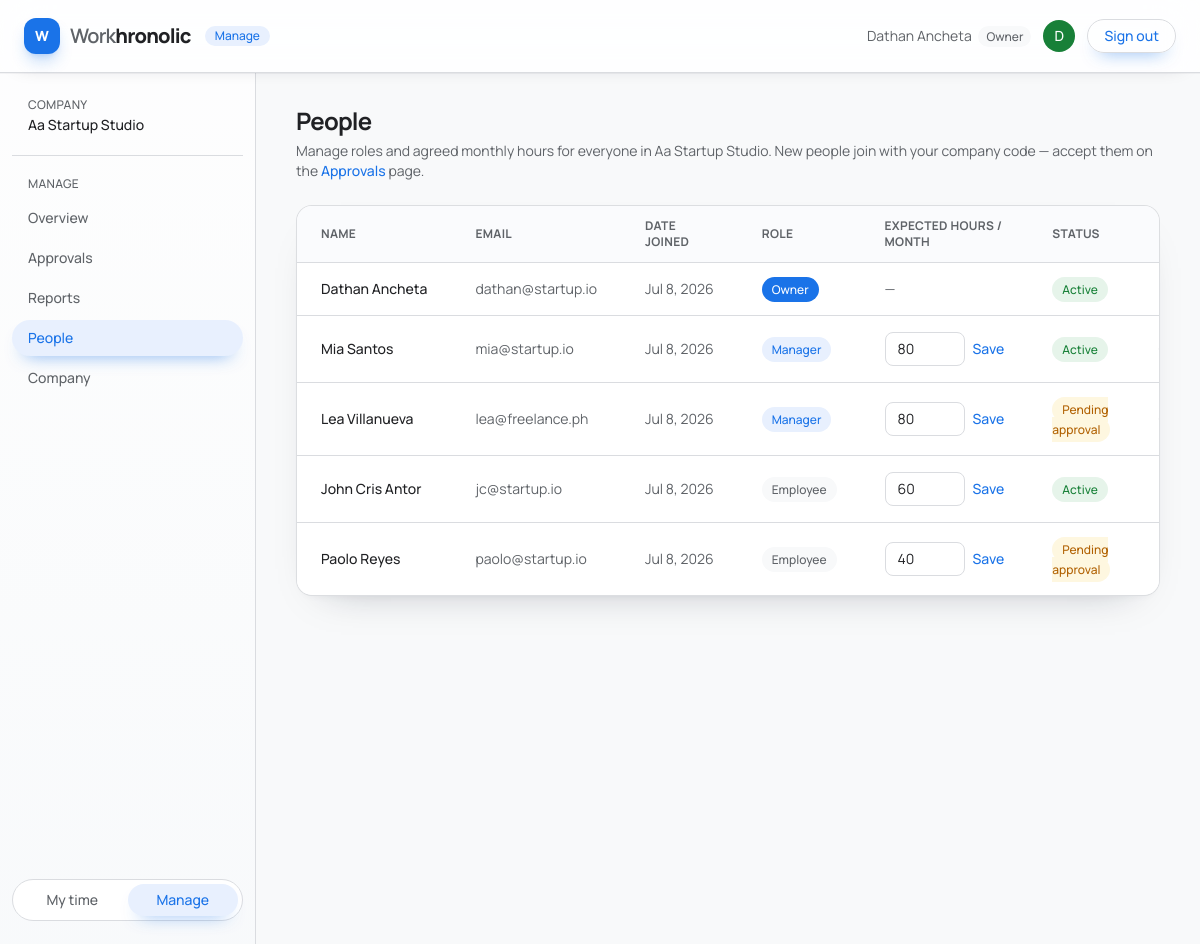
The page /admin/users.php (signed in) on the database its author committed.
### tables this page shows
CREATE TABLE users (
  id INT UNSIGNED AUTO_INCREMENT PRIMARY KEY,
  company_id INT UNSIGNED NOT NULL,
  name VARCHAR(120) NOT NULL,
  email VARCHAR(190) NOT NULL UNIQUE,
  password_hash VARCHAR(255) NOT NULL,
  role ENUM('owner', 'manager', 'employee') NOT NULL DEFAULT 'employee',
  status ENUM('active', 'pending', 'inactive') NOT NULL DEFAULT 'pending',
  expected_hours SMALLINT UNSIGNED NOT NULL DEFAULT 0,
  created_at TIMESTAMP NOT NULL DEFAULT CURRENT_TIMESTAMP,
  updated_at TIMESTAMP NOT NULL DEFAULT CURRENT_TIMESTAMP ON UPDATE CURRENT_TIMESTAMP,
  CONSTRAINT fk_users_company
    FOREIGN KEY (company_id) REFERENCES companies(id)
    ON DELETE CASCADE,
  INDEX idx_users_company_status (company_id, status),
  INDEX idx_users_role (role)
);

CREATE TABLE companies (
  id INT UNSIGNED AUTO_INCREMENT PRIMARY KEY,
  name VARCHAR(60) NOT NULL,
  code VARCHAR(9) NOT NULL UNIQUE,
  created_at TIMESTAMP NOT NULL DEFAULT CURRENT_TIMESTAMP,
  updated_at TIMESTAMP NOT NULL DEFAULT CURRENT_TIMESTAMP ON UPDATE CURRENT_TIMESTAMP
);

### includes/functions.php (called while the page is built, shortened)
<?php
function db(): mysqli
{
    global $db;
    return $db;
}
function db_bind(mysqli_stmt $stmt, string $types, array $params): void
{
    $refs = [$types];
    foreach ($params as $key => $value) {
        $refs[] = &$params[$key];
    }
    call_user_func_array([$stmt, 'bind_param'], $refs);
}
function db_execute(string $sql, string $types = '', array $params = []): mysqli_stmt
{
    $stmt = db()->prepare($sql);
    db_bind($stmt, $types, $params);
    $stmt->execute();
    return $stmt;
}
function db_one(string $sql, string $types = '', array $params = []): ?array
{
    $result = db_execute($sql, $types, $params)->get_result();
    $row = $result->fetch_assoc();
    return $row ?: null;
}
function db_all(string $sql, string $types = '', array $params = []): array
{
    $result = db_execute($sql, $types, $params)->get_result();
    return $result->fetch_all(MYSQLI_ASSOC);
}
function current_company(): ?array
{
    $company_id = current_user()['company_id'] ?? null;
    return db_one('SELECT id, name, code FROM companies WHERE id = ?', 'i', [$company_id]);
}
function e(?string $value): string
{
    return htmlspecialchars($value ?? '', ENT_QUOTES | ENT_SUBSTITUTE, 'UTF-8');
}

### includes/auth.php (called while the page is built, shortened)
<?php
function current_user(): ?array
{
    return $_SESSION['user'] ?? null;
}
function user_role(): string
{
    return current_user()['role'] ?? '';
}
function is_manager(): bool
{
    return in_array(user_role(), ['owner', 'manager'], true);
}

### admin/users.php (the view, shortened to what this page needs)
<?php
require_once __DIR__ . '/../includes/auth.php';
$current = current_user();
$company_id = (int) $current['company_id'];
$company = current_company();
$users = db_all(
    "SELECT id, name, email, role, status, expected_hours, created_at
     FROM users
     WHERE company_id = ? AND status <> 'inactive'
     ORDER BY FIELD(role, 'owner', 'manager', 'employee'), status, name",
    'i',
    [$company_id]
);
$base = '../';
require __DIR__ . '/../includes/header.php';
?>
<h1 class="text-2xl font-normal">People</h1>
<p class="mt-1 text-sm text-ggray">
  Manage roles and agreed monthly hours for everyone in <?= e($company['name'] ?? 'your company') ?>.
  New people join with your company code — accept them on the
  <a href="timesheets.php" class="font-medium text-gblue hover:underline">Approvals</a> page.
</p>
<div class="mt-6 overflow-x-auto rounded-2xl border border-gline bg-white">
  <table class="w-full min-w-[820px] text-left text-sm">
    <thead>
      <tr class="border-b border-gline text-xs font-medium uppercase tracking-wide text-ggray">
        <th class="px-6 py-3">Name</th>
        <th class="px-6 py-3">Email</th>
        <th class="px-6 py-3">Date joined</th>
        <th class="px-6 py-3">Role</th>
        <th class="px-6 py-3">Expected hours / month</th>
        <th class="px-6 py-3">Status</th>
        <th class="px-6 py-3"><span class="sr-only">Actions</span></th>
      </tr>
    </thead>
    <tbody>
      <?php foreach ($users as $u): ?>
      <tr class="border-b border-gline last:border-0 hover:bg-gbg">
        <td class="px-6 py-4 font-medium whitespace-nowrap"><?= e($u['name']) ?></td>
        <td class="px-6 py-4 text-ggray"><?= e($u['email']) ?></td>
        <td class="px-6 py-4 whitespace-nowrap text-ggray">
          <time datetime="<?= e($u['created_at']) ?>" title="Joined <?= e(date('F j, Y \a\t g:i A', strtotime($u['created_at']))) ?>">
            <?= e(date('M j, Y', strtotime($u['created_at']))) ?>
          </time>
        </td>
        <td class="px-6 py-4"><?php
          $role_badge = [
            'owner'    => 'bg-gblue text-white',
            'manager'  => 'bg-gblue-tint text-gblue',
            'employee' => 'bg-gbg text-ggray',
          ];
        ?><span class="rounded-full px-2.5 py-1 text-xs font-medium <?= $role_badge[$u['role']] ?? '' ?>"><?= e(ucfirst($u['role'])) ?></span></td>
        <td class="px-6 py-4">
          <?php if ($u['role'] !== 'owner'): ?>
          <form method="post" action="users.php" class="flex items-center gap-2">
            <input id="hours-<?= (int) $u['id'] ?>" name="expected_hours" type="number" min="0" max="300"
                   value="<?= (int) $u['expected_hours'] ?>"
                   class="w-20 rounded-lg border border-gline px-3 py-1.5 text-sm outline-none focus:border-gblue focus:ring-2 focus:ring-gblue/30">
            <button type="submit" class="text-sm font-medium text-gblue hover:underline">Save</button>
          </form>
          <?php else: ?>
            <span class="text-ggray">—</span>
          <?php endif; ?>
        </td>
        <td class="px-6 py-4">
          <span class="rounded-full px-2.5 py-1 text-xs font-medium <?= $u['status'] === 'active'
              ? 'bg-ggreen-tint text-ggreen' : 'bg-gyellow-tint text-gyellow' ?>"><?= $u['status'] === 'active' ? 'Active' : 'Pending approval' ?></span>
        </td>
        <td class="px-6 py-4 whitespace-nowrap">
        </td>
      </tr>
      <?php endforeach; ?>
    </tbody>
  </table>
</div>
<?php require __DIR__ . '/../includes/footer.php'; ?>

### includes/header.php (shortened to what this page needs)
<?php
$base = $base ?? '';
$user = current_user();
$self = basename($_SERVER['PHP_SELF']);
$in_admin = str_contains($_SERVER['PHP_SELF'], '/admin/');
if ($in_admin) {
    $nav = [
        ['dashboard.php',  'Overview'],
        ['timesheets.php', 'Approvals'],
        ['reports.php',    'Reports'],
    ];
    if (is_owner()) {
        $nav[] = ['users.php',   'People'];
        $nav[] = ['company.php', 'Company'];
    }
} else {
    $nav = [
        ['dashboard.php', 'Dashboard'],
        ['timesheet.php', 'Timesheet'],
        ['profile.php',   'Profile'],
    ];
}
$switch = is_manager() ? [
    'personal' => $in_admin ? '../dashboard.php' : 'dashboard.php',
    'manage'   => $in_admin ? 'dashboard.php' : 'admin/dashboard.php',
] : null;
?>
<!DOCTYPE html>
<html lang="en">
<head>
<script src="https://cdn.tailwindcss.com"></script>
</head>
<body class="min-h-screen bg-gbg font-sans text-gink">
<header class="sticky top-0 z-20 border-b border-gline bg-white/85 backdrop-blur-xl">
  <div class="flex h-[4.5rem] items-center gap-6 px-4 sm:px-6">
    <a href="<?= e($base) ?>dashboard.php" class="flex items-center gap-2.5 shrink-0">
      <span class="grid h-9 w-9 place-items-center rounded-xl bg-gblue text-sm font-extrabold text-white shadow-lg shadow-gblue/25">W</span>
      <span class="text-xl font-semibold tracking-[-0.04em] text-ggray">Work<span class="font-extrabold text-gink">hronolic</span></span>
      <?php if ($in_admin): ?>
        <span class="ml-1 rounded-full bg-gblue-tint px-2.5 py-0.5 text-xs font-medium text-gblue">Manage</span>
      <?php endif; ?>
    </a>
    <?php if ($user): ?>
    <div class="ml-auto flex items-center gap-3">
      <span class="hidden text-sm text-ggray md:block">
        <?= e($user['name']) ?>
        <span class="ml-1 rounded-full bg-gbg px-2 py-0.5 text-xs font-medium text-ggray"><?= e(ucfirst($user['role'])) ?></span>
      </span>
      <span class="grid h-8 w-8 place-items-center rounded-full bg-ggreen text-sm font-medium text-white"
            title="<?= e($user['email']) ?>"><?= e(mb_strtoupper(mb_substr($user['name'], 0, 1))) ?></span>
      <a href="<?= e($base) ?>logout.php"
         class="rounded-full border border-gline px-4 py-1.5 text-sm font-medium text-gblue hover:bg-gblue-tint">Sign out</a>
    </div>
    <?php endif; ?>
  </div>
</header>
<div class="flex w-full justify-center">
  <?php if ($user): ?>
  <aside class="hidden w-64 shrink-0 border-r border-gline sm:block" aria-label="Sidebar">
    <div class="sticky top-[4.5rem] flex h-[calc(100vh-4.5rem)] flex-col px-3 py-6">
      <?php if (!empty($user['company'])): ?>
      <div class="mb-5 border-b border-gline px-4 pb-5">
        <p class="text-xs font-medium uppercase tracking-wide text-ggray">Company</p>
        <p class="mt-0.5 truncate text-sm font-medium" title="<?= e($user['company']) ?>"><?= e($user['company']) ?></p>
      </div>
      <?php endif; ?>
      <nav class="flex flex-col gap-1" aria-label="Main">
        <p class="mb-1 px-4 text-xs font-medium uppercase tracking-wide text-ggray"><?= $in_admin ? 'Manage' : 'My time' ?></p>
        <?php foreach ($nav as [$href, $label]): $active = !str_contains($href, '/') && $self === $href; ?>
          <a href="<?= e($href) ?>"
             class="rounded-full px-4 py-2 text-sm font-medium <?= $active
                ? 'bg-gblue-tint text-gblue'
                : 'text-ggray hover:bg-white hover:text-gink' ?>"
             <?= $active ? 'aria-current="page"' : '' ?>><?= e($label) ?></a>
        <?php endforeach; ?>
      </nav>
      <?php if ($switch): ?>
      <div class="mt-auto pt-6">
        <div class="flex rounded-full border border-gline bg-white p-1 text-sm font-medium" role="group" aria-label="Workspace">
          <a href="<?= e($switch['personal']) ?>"
             class="flex-1 rounded-full px-3 py-1.5 text-center <?= !$in_admin ? 'bg-gblue-tint text-gblue' : 'text-ggray hover:text-gink' ?>"
             <?= !$in_admin ? 'aria-current="true"' : '' ?>>My time</a>
          <a href="<?= e($switch['manage']) ?>"
             class="flex-1 rounded-full px-3 py-1.5 text-center <?= $in_admin ? 'bg-gblue-tint text-gblue' : 'text-ggray hover:text-gink' ?>"
             <?= $in_admin ? 'aria-current="true"' : '' ?>>Manage</a>
        </div>
      </div>
      <?php endif; ?>
    </div>
  </aside>
  <?php endif; ?>
<main class="<?= $user ? 'mx-auto max-w-[82rem]' : 'w-full max-w-none' ?> min-w-0 flex-1 px-4 py-8 sm:px-8 lg:px-10">

### includes/header.php (style rules this page uses)
html { -webkit-font-smoothing: antialiased; }
body { background-color: #f8f9fa; }
header { box-shadow: 0 1px 0 rgba(15, 23, 42, .04), 0 8px 22px -20px rgba(15, 23, 42, .32); }
aside { background: linear-gradient(180deg, rgba(255,255,255,.75), rgba(248,250,252,.6)); }
h1 { font-weight: 700 !important; letter-spacing: -.035em; }
main .rounded-2xl.border { border-color: rgba(218, 220, 224, .94); box-shadow: 0 18px 42px -30px rgba(15, 23, 42, .36), 0 5px 12px -10px rgba(15, 23, 42, .14); }
main input, main textarea, main select { border-color: #dadce0 !important; background-color: rgba(255, 255, 255, .9); transition: border-color .18s ease, box-shadow .18s ease, background-color .18s ease; }
button, a { transition: color .18s ease, background-color .18s ease, border-color .18s ease, box-shadow .18s ease, transform .18s ease; }
a.rounded-full[class*="bg-gblue"] { box-shadow: 0 10px 18px -12px rgba(26, 115, 232, .7); }
table thead { background: rgba(248, 250, 252, .72); }
table tbody tr { transition: background-color .16s ease; }

### rows shown on the page
users: name "Dathan Ancheta", role "Owner", name "D", email "dathan@startup.io", created_at "Jul 8, 2026", status "Active"
companies: name "Aa Startup Studio"
users: name "Mia Santos", email "mia@startup.io", created_at "Jul 8, 2026", role "Manager", expected_hours "80", status "Active"
users: name "Lea Villanueva", email "lea@freelance.ph", created_at "Jul 8, 2026", role "Manager", expected_hours "80", status "Pending approval"
users: name "John Cris Antor", email "jc@startup.io", created_at "Jul 8, 2026", role "Employee", expected_hours "60", status "Active"
users: name "Paolo Reyes", email "paolo@startup.io", created_at "Jul 8, 2026", role "Employee", expected_hours "40", status "Pending approval"

### other values the page prints
$user['company'] "Aa Startup Studio"
$label "Overview"
$label "Approvals"
$label "Reports"
$label "People"
$label "Company"
